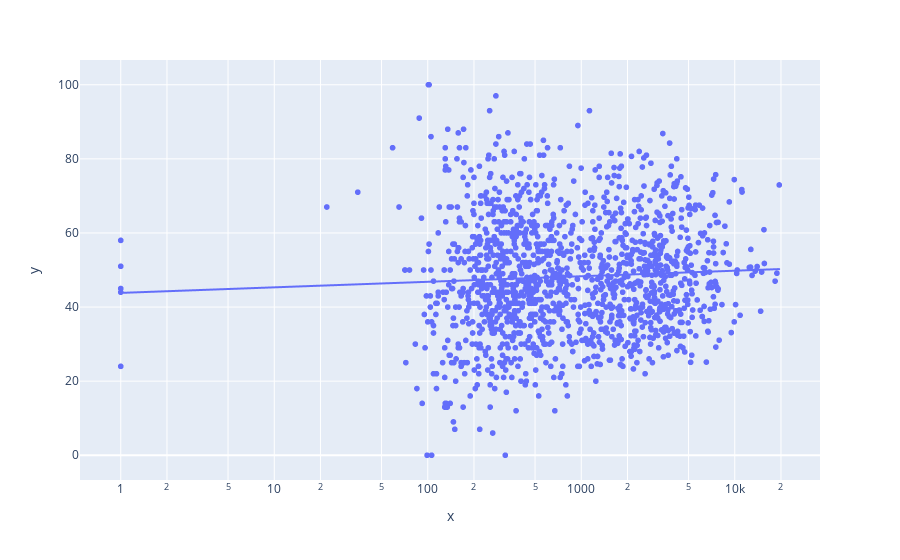

Write notebook code for a chart like this one.
### Markdown cell above
**Callout**:

Not really a trend vs enrollment.

### Code cell
px.scatter(x=data['enrollment_sum'].clip(1), y=data['reading_mean'], log_x=True, 
                 trendline="ols", trendline_options=dict(log_x=True))

### Figure 1 — Plotly figure (JSON) as saved in the notebook; plotly's stock layout.template omitted (floating-point values rounded to 4 significant figures; data arrays with more than 128 entries replaced by an {"elided": "..."} marker saying what was removed)
{"data": [{"hovertemplate": "x=%{x}<br>y=%{y}<extra></extra>", "legendgroup": "", "marker": {"color": "#636efa", "symbol": "circle"}, "mode": "markers", "name": "", "showlegend": false, "type": "scattergl", "x": {"elided": "1453 int values"}, "xaxis": "x", "y": {"elided": "1453 float values"}, "yaxis": "y"}, {"hovertemplate": "<b>OLS trendline</b><br>y = 1.49716 * log10(x) + 43.8209<br>R<sup>2</sup>=0.002895<br><br>x=%{x}<br>y=%{y} <b>(trend)</b><extra></extra>", "legendgroup": "", "marker": {"color": "#636efa", "symbol": "circle"}, "mode": "lines", "name": "", "showlegend": false, "type": "scattergl", "x": {"elided": "1453 int values"}, "xaxis": "x", "y": {"elided": "1453 float values"}, "yaxis": "y"}], "layout": {"legend": {"tracegroupgap": 0}, "margin": {"t": 60}, "xaxis": {"anchor": "y", "domain": [0, 1], "title": {"text": "x"}, "type": "log"}, "yaxis": {"anchor": "x", "domain": [0, 1], "title": {"text": "y"}}}}
